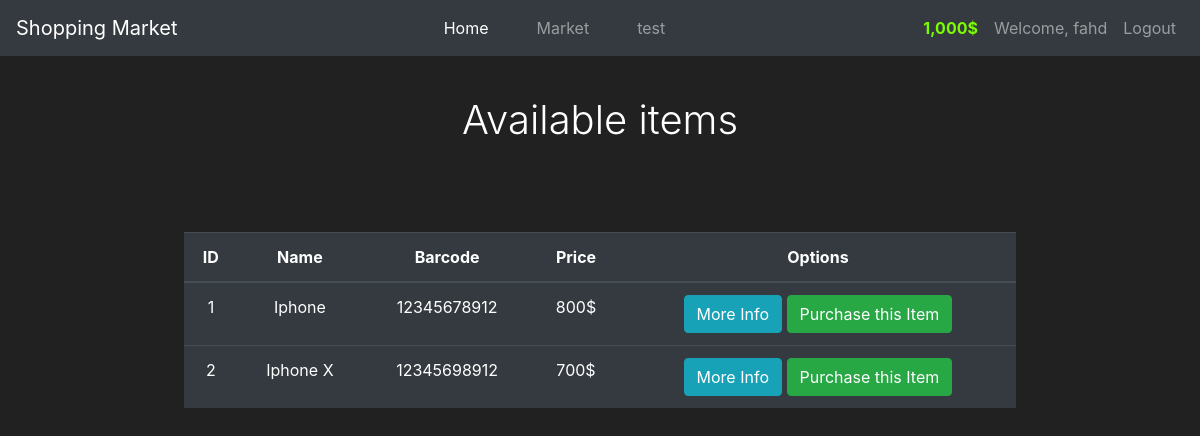
The app's page /market (signed in) with its own data.
### market/models.py (models this page shows, shortened)
class User(db.Model ,UserMixin):
    id = db.Column(db.Integer(), primary_key=True)
    username = db.Column(db.String(length=30), nullable=False, unique=True)
    email_adress = db.Column(db.String(length=50), nullable=False, unique=True)
    password_hash = db.Column(db.String(length=60), nullable=False)
    budget = db.Column(db.Integer(), nullable=False, default=1000)
    items = db.relationship('Item', backref='owned_user', lazy=True)
    @property
    def show_budget(self):
        if len(str(self.budget)) >= 4:
            return f'{str(self.budget)[:-3]},{str(self.budget)[-3:]}$'
        else:
            return f"{self.budget}$"
    @property
    def password(self):
        return self.password

class Item(db.Model):
    id = db.Column(db.Integer(), primary_key=True)
    name = db.Column(db.String(length=30), nullable=False, unique=True)
    price = db.Column(db.Integer(), nullable=False)
    barcode = db.Column(db.String(length=12), nullable=False, unique=True)
    description = db.Column(db.String(length=1024), nullable=False, unique=True)
    owner = db.Column(db.Integer(), db.ForeignKey('user.id'))

### market/routes.py (the view)
@app.route('/market')
@login_required
def market_page():
    items = Item.query.all()
    return render_template('market.html', items=items)

### market/models.py (called while the page is built)
@login_manager.user_loader
def load_user(user_id):
    return User.query.get(int(user_id))

### market/templates/market.html (shortened to what this page needs)
{% extends "base.html" %}
{% block content %}
<h1 class="text-center font-weight-light m-4 p-3">Available items</h1>
<div class="pt-5 text-center container">
    <table class="ml-auto mr-auto w-75 text-center table table-hover table-dark">
        <thead>
            <tr>
                <th scope="col">ID</th>
                <th scope="col">Name</th>
                <th scope="col">Barcode</th>
                <th scope="col">Price</th>
                <th scope="col">Options</th>
            </tr>
        </thead>
        <tbody>
            {% for item in items %}
                <tr>
                    <td>{{ item.id }}</td>
                    <td>{{ item.name }}</td>
                    <td>{{ item.barcode }}</td>
                    <td>{{ item.price }}$</td>
                    <td>
                        <button class="btn btn-outline btn-info">More Info</button>
                        <button class="btn btn-outline btn-success">Purchase this Item</button>
                    </td>
                </tr>
            {% endfor %}
        </tbody>
    </table>
</div>
{% endblock %}

### market/templates/base.html (shortened to what this page needs)
<!doctype html>
<html lang="en">
  <head>
    <link rel="stylesheet" href="https://cdn.jsdelivr.net/npm/bootstrap@4.5.3/dist/css/bootstrap.min.css">
  </head>
  <body>
    <nav class="navbar navbar-expand-md navbar-dark bg-dark">
      <a class="navbar-brand" href="#">Shopping Market</a>
      <div  class="collapse navbar-collapse" id="navbarNav">
        <ul class="ml-auto mr-auto navbar-nav mr-auto" >
            <li class="pl-3 pr-3 nav-item active">
                <a class="nav-link home" href="{{ url_for('index') }}">Home <span class="sr-only">(current)</span></a>
            </li>
            <li class="pl-3 pr-3 nav-item">
                <a class="nav-link market_page" href="{{ url_for('market_page') }}">Market</a>
            </li>
            <li class="pl-3 pr-3 nav-item">
                <a class="nav-link" href="{{ url_for('test_page') }}">test</a>
            </li>
        </ul>
        {% if current_user.is_authenticated %}
                <ul class="navbar-nav">
                  <li class="nav-item">
                      <a class="nav-link" style="color: lawngreen; font-weight: bold">
                          {{ current_user.show_budget }}
                      </a>
                  </li>
                  <li class="nav-item">
                      <a class="nav-link">Welcome, {{ current_user.username }}</a>
                  </li>
                  <li class="nav-item">
                      <a class="nav-link" href="{{ url_for('logout_page') }}">Logout</a>
                  </li>
              </ul>
        {% endif %}
      </div>
    </nav>
    {% block content%}
    {% endblock %}
  </body>
</html>

### market/templates/base.html (style rules this page uses)
body { background-color: #212121; color: white }

### records on screen
User: show_budget "1,000$", username "fahd"
Item: id "1", name "Iphone", barcode "12345678912", price "800"
Item: id "2", name "Iphone X", barcode "12345698912", price "700"
